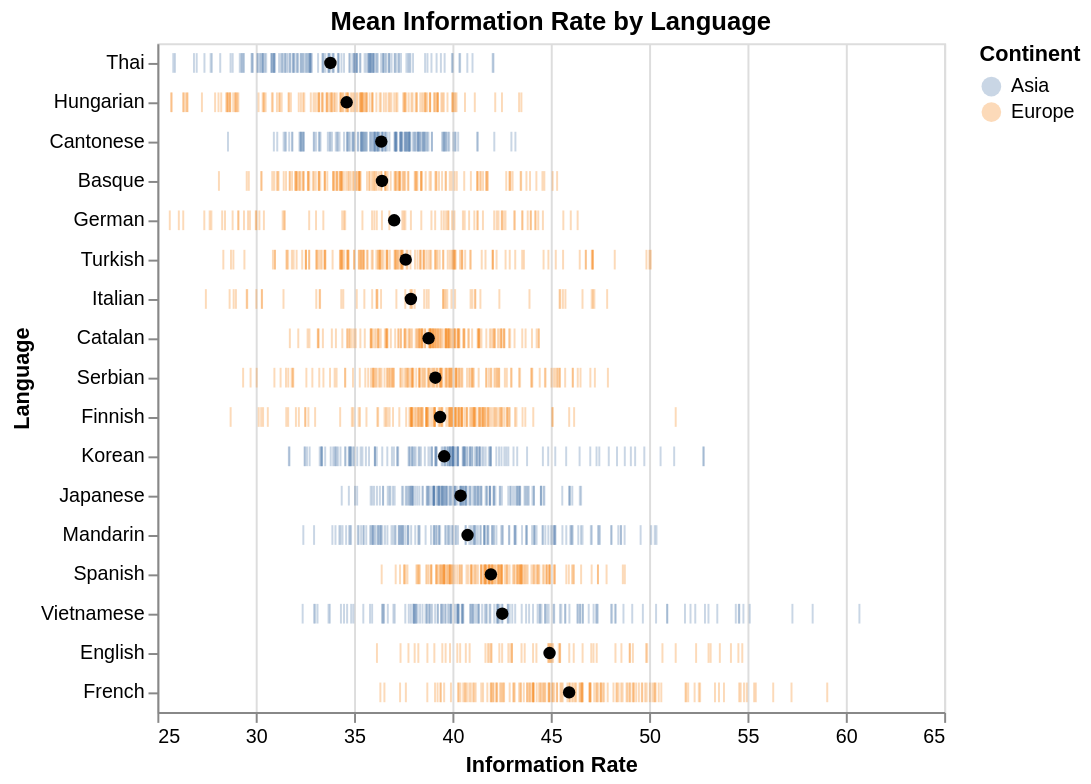

The notebook cell this image was saved under:
### Markdown cell above
**Question 3.5** <br> {points: 3}

This time, we want to include a mean value in our plot. Create a `.mark_circle()` plot **chained from the plot `info_rate_dist` from Question 3.4**, however this should only plot the mean information rate for each language. The point should be black and size 40. Save this in an object named `mean_info_plot`. 


Next, layer the plots `info_rate_dist` from **Question 3.4** and `mean_info_plot` together and save it in an object named `info_dists`.

An appropriate title should be added to the combined plots and not the plots individually (This is because we will be presenting this plot with others in part 5).

### Code cell
mean_info_plot = info_rate_dist.mark_circle(size=40).encode(
    alt.X('mean(information_rate)', sort=mean_info_rate.index.tolist()),
    color=alt.value('black')
) 

info_dists = (info_rate_dist +  mean_info_plot).properties(title='Mean Information Rate by Language')

# your code here
info_dists

### Figure 1 — Vega-Lite specification as saved in the notebook (floating-point values rounded to 4 significant figures; data arrays with more than 128 entries replaced by an {"elided": "..."} marker saying what was removed)
{"config": {"view": {"continuousWidth": 400, "continuousHeight": 300}}, "layer": [{"mark": {"type": "tick", "opacity": 0.3, "size": 10}, "encoding": {"color": {"type": "nominal", "field": "continent", "title": "Continent"}, "x": {"type": "quantitative", "field": "information_rate", "scale": {"zero": false}, "title": "Information Rate"}, "y": {"type": "nominal", "field": "language", "sort": ["Thai", "Hungarian", "Cantonese", "Basque", "German", "Turkish", "Italian", "Catalan", "Serbian", "Finnish", "Korean", "Japanese", "Mandarin", "Spanish", "Vietnamese", "English", "French"], "title": "Language"}}, "title": "Mean Information Rate by Language"}, {"mark": {"type": "circle", "size": 40}, "encoding": {"color": {"value": "black"}, "x": {"type": "quantitative", "aggregate": "mean", "field": "information_rate", "sort": ["Thai", "Hungarian", "Cantonese", "Basque", "German", "Turkish", "Italian", "Catalan", "Serbian", "Finnish", "Korean", "Japanese", "Mandarin", "Spanish", "Vietnamese", "English", "French"]}, "y": {"type": "nominal", "field": "language", "sort": ["Thai", "Hungarian", "Cantonese", "Basque", "German", "Turkish", "Italian", "Catalan", "Serbian", "Finnish", "Korean", "Japanese", "Mandarin", "Spanish", "Vietnamese", "English", "French"], "title": "Language"}}, "title": "Mean Information Rate by Language"}], "data": {"name": "data-4799d0c0acb4de698654e1e6f1330678"}, "title": "Mean Information Rate by Language", "$schema": "https://vega.github.io/schema/vega-lite/v4.8.1.json", "datasets": {"data-4799d0c0acb4de698654e1e6f1330678": {"elided": "2288 records"}}}
